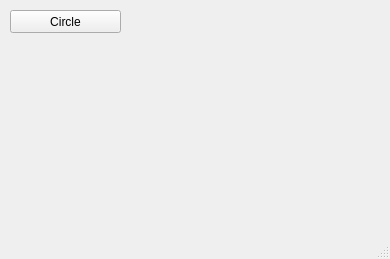
<?xml version="1.0" encoding="UTF-8"?>
<ui version="4.0">
 <class>MainWindow</class>
 <widget class="QMainWindow" name="MainWindow">
  <property name="geometry">
   <rect>
    <x>0</x>
    <y>0</y>
    <width>390</width>
    <height>259</height>
   </rect>
  </property>
  <property name="windowTitle">
   <string>MainWindow</string>
  </property>
  <widget class="QWidget" name="centralwidget">
   <widget class="QPushButton" name="pushButton">
    <property name="geometry">
     <rect>
      <x>10</x>
      <y>10</y>
      <width>111</width>
      <height>23</height>
     </rect>
    </property>
    <property name="text">
     <string>Circle</string>
    </property>
   </widget>
  </widget>
  <widget class="QMenuBar" name="menubar">
   <property name="geometry">
    <rect>
     <x>0</x>
     <y>0</y>
     <width>390</width>
     <height>21</height>
    </rect>
   </property>
  </widget>
  <widget class="QStatusBar" name="statusbar"/>
 </widget>
 <resources/>
 <connections/>
</ui>
